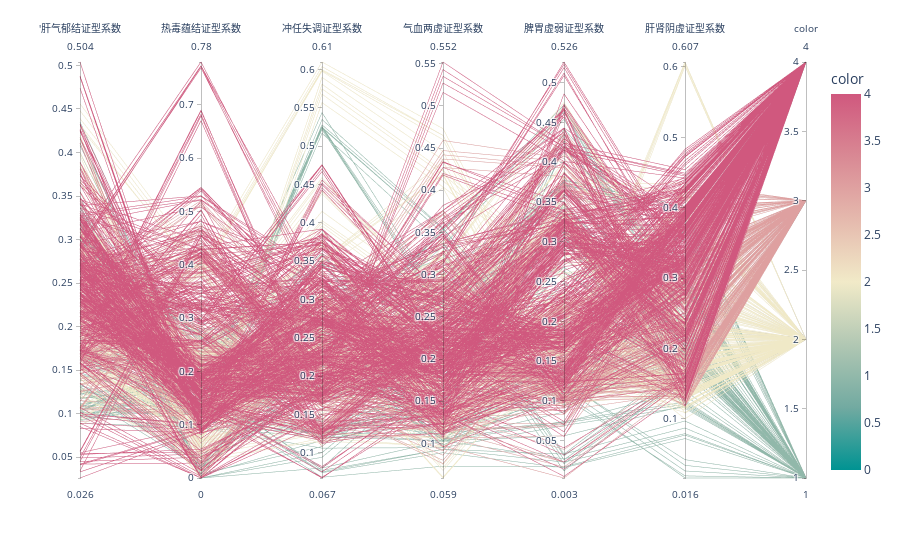

The notebook cell saved with this chart:
### Code cell
color_m = data['TNM分期'].map({"H1":1,"H2":2,"H3":3,"H4":4})

fig = px.parallel_coordinates(data, color=color_m, labels={"肝气郁结证型系数": "'肝气郁结证型系数",
                  "热毒蕴结证型系数": "热毒蕴结证型系数", "冲任失调证型系数": "冲任失调证型系数","气血两虚证型系数":"气血两虚证型系数",
                  "脾胃虚弱证型系数": "脾胃虚弱证型系数", "肝肾阴虚证型系数": "肝肾阴虚证型系数", },
                    color_continuous_scale=px.colors.diverging.Tealrose, color_continuous_midpoint=2)
fig.show()

### Figure 1 — Plotly figure (JSON) as saved in the notebook; plotly's stock layout.template omitted (floating-point values rounded to 4 significant figures; data arrays with more than 128 entries replaced by an {"elided": "..."} marker saying what was removed)
{"data": [{"dimensions": [{"label": "'肝气郁结证型系数", "values": {"elided": "930 float values"}}, {"label": "热毒蕴结证型系数", "values": {"elided": "930 float values"}}, {"label": "冲任失调证型系数", "values": {"elided": "930 float values"}}, {"label": "气血两虚证型系数", "values": {"elided": "930 float values"}}, {"label": "脾胃虚弱证型系数", "values": {"elided": "930 float values"}}, {"label": "肝肾阴虚证型系数", "values": {"elided": "930 float values"}}, {"label": "color", "values": {"elided": "930 int values"}}], "domain": {"x": [0, 1], "y": [0, 1]}, "line": {"color": {"elided": "930 int values"}, "coloraxis": "coloraxis"}, "name": "", "type": "parcoords"}], "layout": {"coloraxis": {"cmid": 2, "colorbar": {"title": {"text": "color"}}, "colorscale": [[0, "rgb(0, 147, 146)"], [0.1667, "rgb(114, 170, 161)"], [0.3333, "rgb(177, 199, 179)"], [0.5, "rgb(241, 234, 200)"], [0.6667, "rgb(229, 185, 173)"], [0.8333, "rgb(217, 137, 148)"], [1, "rgb(208, 88, 126)"]]}, "legend": {"tracegroupgap": 0}, "margin": {"t": 60}}}
